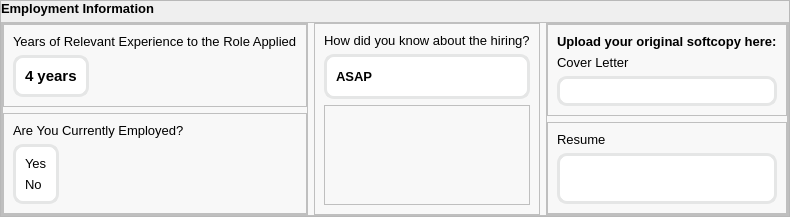
                   <widget class="QFrame" name="frame_101">
                    <property name="frameShape">
                     <enum>QFrame::StyledPanel</enum>
                    </property>
                    <property name="frameShadow">
                     <enum>QFrame::Raised</enum>
                    </property>
                    <layout class="QGridLayout" name="gridLayout_96">
                     <property name="leftMargin">
                      <number>0</number>
                     </property>
                     <property name="topMargin">
                      <number>0</number>
                     </property>
                     <property name="rightMargin">
                      <number>0</number>
                     </property>
                     <property name="bottomMargin">
                      <number>0</number>
                     </property>
                     <item row="0" column="0">
                      <widget class="QLabel" name="label_187">
                       <property name="font">
                        <font>
                         <family>Arial</family>
                         <pointsize>10</pointsize>
                         <weight>75</weight>
                         <bold>true</bold>
                        </font>
                       </property>
                       <property name="text">
                        <string>Employment Information</string>
                       </property>
                      </widget>
                     </item>
                     <item row="1" column="0">
                      <widget class="QFrame" name="personal_info_19">
                       <property name="minimumSize">
                        <size>
                         <width>0</width>
                         <height>190</height>
                        </size>
                       </property>
                       <property name="styleSheet">
                        <string notr="true">*{
background-color: rgb(248, 248, 248);
}
</string>
                       </property>
                       <property name="frameShape">
                        <enum>QFrame::StyledPanel</enum>
                       </property>
                       <property name="frameShadow">
                        <enum>QFrame::Raised</enum>
                       </property>
                       <layout class="QHBoxLayout" name="horizontalLayout_16">
                        <property name="leftMargin">
                         <number>0</number>
                        </property>
                        <property name="topMargin">
                         <number>0</number>
                        </property>
                        <property name="rightMargin">
                         <number>0</number>
                        </property>
                        <property name="bottomMargin">
                         <number>0</number>
                        </property>
                        <item>
                         <widget class="QFrame" name="frame_102">
                          <property name="frameShape">
                           <enum>QFrame::StyledPanel</enum>
                          </property>
                          <property name="frameShadow">
                           <enum>QFrame::Raised</enum>
                          </property>
                          <layout class="QVBoxLayout" name="verticalLayout_53">
                           <property name="leftMargin">
                            <number>0</number>
                           </property>
                           <property name="topMargin">
                            <number>0</number>
                           </property>
                           <property name="rightMargin">
                            <number>0</number>
                           </property>
                           <property name="bottomMargin">
                            <number>0</number>
                           </property>
                           <item>
                            <widget class="QFrame" name="frame_105">
                             <property name="frameShape">
                              <enum>QFrame::StyledPanel</enum>
                             </property>
                             <property name="frameShadow">
                              <enum>QFrame::Raised</enum>
                             </property>
                             <layout class="QGridLayout" name="gridLayout_92">
                              <item row="0" column="0">
                               <widget class="QLabel" name="label_184">
                                <property name="font">
                                 <font>
                                  <family>Arial</family>
                                  <pointsize>10</pointsize>
                                 </font>
                                </property>
                                <property name="text">
                                 <string>Years of Relevant Experience to the Role Applied</string>
                                </property>
                               </widget>
                              </item>
                              <item row="1" column="0" alignment="Qt::AlignLeft">
                               <widget class="QFrame" name="years">
                                <property name="minimumSize">
                                 <size>
                                  <width>0</width>
                                  <height>40</height>
                                 </size>
                                </property>
                                <property name="styleSheet">
                                 <string notr="true">#years{
background-color: rgb(255, 255, 255);
border-radius: 10px;
border: 3px solid rgb(229, 230, 230);
}
</string>
                                </property>
                                <property name="frameShape">
                                 <enum>QFrame::StyledPanel</enum>
                                </property>
                                <property name="frameShadow">
                                 <enum>QFrame::Raised</enum>
                                </property>
                                <layout class="QGridLayout" name="gridLayout_390">
                                 <item row="0" column="0">
                                  <widget class="QLabel" name="years_role_applied">
                                   <property name="font">
                                    <font>
                                     <family>Arial</family>
                                     <pointsize>11</pointsize>
                                     <weight>75</weight>
                                     <bold>true</bold>
                                    </font>
                                   </property>
                                   <property name="styleSheet">
                                    <string notr="true">*{
background-color: rgb(255, 255, 255);
}</string>
                                   </property>
                                   <property name="text">
                                    <string>4 years</string>
                                   </property>
                                  </widget>
                                 </item>
                                </layout>
                               </widget>
                              </item>
                             </layout>
                            </widget>
                           </item>
                           <item>
                            <widget class="QFrame" name="frame_104">
                             <property name="frameShape">
                              <enum>QFrame::StyledPanel</enum>
                             </property>
                             <property name="frameShadow">
                              <enum>QFrame::Raised</enum>
                             </property>
                             <layout class="QGridLayout" name="gridLayout_93">
                              <item row="0" column="0">
                               <widget class="QLabel" name="label_188">
                                <property name="font">
                                 <font>
                                  <family>Arial</family>
                                  <pointsize>10</pointsize>
                                 </font>
                                </property>
                                <property name="text">
                                 <string>Are You Currently Employed?</string>
                                </property>
                               </widget>
                              </item>
                              <item row="1" column="0" alignment="Qt::AlignLeft">
                               <widget class="QFrame" name="employ">
                                <property name="minimumSize">
                                 <size>
                                  <width>0</width>
                                  <height>40</height>
                                 </size>
                                </property>
                                <property name="styleSheet">
                                 <string notr="true">#employ{
background-color: rgb(255, 255, 255);
border-radius: 10px;
border: 3px solid rgb(229, 230, 230);
}
</string>
                                </property>
                                <property name="frameShape">
                                 <enum>QFrame::StyledPanel</enum>
                                </property>
                                <property name="frameShadow">
                                 <enum>QFrame::Raised</enum>
                                </property>
                                <layout class="QGridLayout" name="gridLayout_94">
                                 <item row="0" column="0">
                                  <widget class="QLabel" name="yes">
                                   <property name="font">
                                    <font>
                                     <family>Arial</family>
                                     <pointsize>10</pointsize>
                                    </font>
                                   </property>
                                   <property name="styleSheet">
                                    <string notr="true">*{
background-color: rgb(255, 255, 255);
}</string>
                                   </property>
                                   <property name="text">
                                    <string>Yes</string>
                                   </property>
                                  </widget>
                                 </item>
                                 <item row="1" column="0">
                                  <widget class="QLabel" name="no">
                                   <property name="font">
                                    <font>
                                     <family>Arial</family>
                                     <pointsize>10</pointsize>
                                    </font>
                                   </property>
                                   <property name="styleSheet">
                                    <string notr="true">*{
background-color: rgb(255, 255, 255);
}</string>
                                   </property>
                                   <property name="text">
                                    <string>No</string>
                                   </property>
                                  </widget>
                                 </item>
                                </layout>
                               </widget>
                              </item>
                             </layout>
                            </widget>
                           </item>
                          </layout>
                         </widget>
                        </item>
                        <item>
                         <widget class="QFrame" name="frame_106">
                          <property name="frameShape">
                           <enum>QFrame::StyledPanel</enum>
                          </property>
                          <property name="frameShadow">
                           <enum>QFrame::Raised</enum>
                          </property>
                          <layout class="QGridLayout" name="gridLayout_97">
                           <item row="1" column="0">
                            <widget class="QFrame" name="hiring">
                             <property name="sizePolicy">
                              <sizepolicy hsizetype="Preferred" vsizetype="Expanding">
                               <horstretch>0</horstretch>
                               <verstretch>0</verstretch>
                              </sizepolicy>
                             </property>
                             <property name="minimumSize">
                              <size>
                               <width>0</width>
                               <height>0</height>
                              </size>
                             </property>
                             <property name="styleSheet">
                              <string notr="true">#hiring{
background-color: rgb(255, 255, 255);
border-radius: 10px;
border: 3px solid rgb(229, 230, 230);
}
</string>
                             </property>
                             <property name="frameShape">
                              <enum>QFrame::StyledPanel</enum>
                             </property>
                             <property name="frameShadow">
                              <enum>QFrame::Raised</enum>
                             </property>
                             <layout class="QGridLayout" name="gridLayout_98">
                              <item row="0" column="0">
                               <widget class="QLabel" name="about_hiring">
                                <property name="font">
                                 <font>
                                  <family>Arial</family>
                                  <pointsize>10</pointsize>
                                  <weight>75</weight>
                                  <bold>true</bold>
                                 </font>
                                </property>
                                <property name="styleSheet">
                                 <string notr="true">*{
background-color: rgb(255, 255, 255);
}</string>
                                </property>
                                <property name="text">
                                 <string>ASAP</string>
                                </property>
                               </widget>
                              </item>
                             </layout>
                            </widget>
                           </item>
                           <item row="0" column="0">
                            <widget class="QLabel" name="label_189">
                             <property name="font">
                              <font>
                               <family>Arial</family>
                               <pointsize>10</pointsize>
                              </font>
                             </property>
                             <property name="text">
                              <string>How did you know about the hiring?</string>
                             </property>
                            </widget>
                           </item>
                           <item row="2" column="0">
                            <widget class="QFrame" name="frame_107">
                             <property name="minimumSize">
                              <size>
                               <width>0</width>
                               <height>100</height>
                              </size>
                             </property>
                             <property name="frameShape">
                              <enum>QFrame::StyledPanel</enum>
                             </property>
                             <property name="frameShadow">
                              <enum>QFrame::Raised</enum>
                             </property>
                            </widget>
                           </item>
                          </layout>
                         </widget>
                        </item>
                        <item>
                         <widget class="QFrame" name="frame_103">
                          <property name="frameShape">
                           <enum>QFrame::StyledPanel</enum>
                          </property>
                          <property name="frameShadow">
                           <enum>QFrame::Raised</enum>
                          </property>
                          <layout class="QVBoxLayout" name="verticalLayout_55">
                           <property name="leftMargin">
                            <number>0</number>
                           </property>
                           <property name="topMargin">
                            <number>0</number>
                           </property>
                           <property name="rightMargin">
                            <number>0</number>
                           </property>
                           <property name="bottomMargin">
                            <number>0</number>
                           </property>
                           <item>
                            <widget class="QFrame" name="frame_108">
                             <property name="frameShape">
                              <enum>QFrame::StyledPanel</enum>
                             </property>
                             <property name="frameShadow">
                              <enum>QFrame::Raised</enum>
                             </property>
                             <layout class="QVBoxLayout" name="verticalLayout_56">
                              <item>
                               <widget class="QLabel" name="label_36">
                                <property name="font">
                                 <font>
                                  <family>Arial</family>
                                  <pointsize>10</pointsize>
                                  <weight>75</weight>
                                  <bold>true</bold>
                                 </font>
                                </property>
                                <property name="text">
                                 <string>Upload your original softcopy here:</string>
                                </property>
                               </widget>
                              </item>
                              <item>
                               <widget class="QLabel" name="label_190">
                                <property name="font">
                                 <font>
                                  <family>Arial</family>
                                  <pointsize>10</pointsize>
                                 </font>
                                </property>
                                <property name="text">
                                 <string>Cover Letter</string>
                                </property>
                               </widget>
                              </item>
                              <item>
                               <widget class="QFrame" name="cover">
                                <property name="sizePolicy">
                                 <sizepolicy hsizetype="Preferred" vsizetype="Expanding">
                                  <horstretch>0</horstretch>
                                  <verstretch>0</verstretch>
                                 </sizepolicy>
                                </property>
                                <property name="minimumSize">
                                 <size>
                                  <width>0</width>
                                  <height>0</height>
                                 </size>
                                </property>
                                <property name="styleSheet">
                                 <string notr="true">#cover{
background-color: rgb(255, 255, 255);
border-radius: 10px;
border: 3px solid rgb(229, 230, 230);
}
</string>
                                </property>
                                <property name="frameShape">
                                 <enum>QFrame::StyledPanel</enum>
                                </property>
                                <property name="frameShadow">
                                 <enum>QFrame::Raised</enum>
                                </property>
                                <layout class="QGridLayout" name="gridLayout_99"/>
                               </widget>
                              </item>
                             </layout>
                            </widget>
                           </item>
                           <item>
                            <widget class="QFrame" name="frame_109">
                             <property name="frameShape">
                              <enum>QFrame::StyledPanel</enum>
                             </property>
                             <property name="frameShadow">
                              <enum>QFrame::Raised</enum>
                             </property>
                             <layout class="QGridLayout" name="gridLayout_101">
                              <item row="0" column="0">
                               <widget class="QLabel" name="label_191">
                                <property name="font">
                                 <font>
                                  <family>Arial</family>
                                  <pointsize>10</pointsize>
                                 </font>
                                </property>
                                <property name="text">
                                 <string>Resume</string>
                                </property>
                               </widget>
                              </item>
                              <item row="1" column="0">
                               <widget class="QFrame" name="resumee">
                                <property name="sizePolicy">
                                 <sizepolicy hsizetype="Preferred" vsizetype="Expanding">
                                  <horstretch>0</horstretch>
                                  <verstretch>0</verstretch>
                                 </sizepolicy>
                                </property>
                                <property name="minimumSize">
                                 <size>
                                  <width>0</width>
                                  <height>0</height>
                                 </size>
                                </property>
                                <property name="styleSheet">
                                 <string notr="true">#resumee{
background-color: rgb(255, 255, 255);
border-radius: 10px;
border: 3px solid rgb(229, 230, 230);
}
</string>
                                </property>
                                <property name="frameShape">
                                 <enum>QFrame::StyledPanel</enum>
                                </property>
                                <property name="frameShadow">
                                 <enum>QFrame::Raised</enum>
                                </property>
                                <layout class="QGridLayout" name="gridLayout_100"/>
                               </widget>
                              </item>
                             </layout>
                            </widget>
                           </item>
                          </layout>
                         </widget>
                        </item>
                       </layout>
                      </widget>
                     </item>
                    </layout>
                   </widget>
